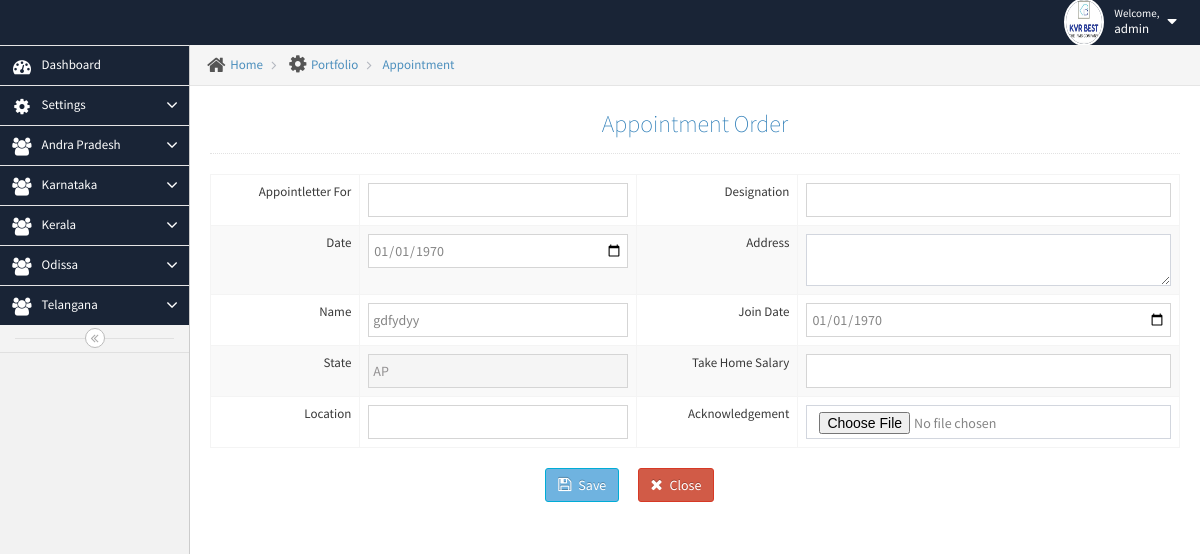
The page /edit_ao.php?state=AP&id=104 (signed in) on the database its author committed.
### tables this page shows
CREATE TABLE `emps` (
  `empid` int(11) NOT NULL,
  `esic_number` varchar(60) NOT NULL,
  `emp_name` varchar(150) NOT NULL,
  `DOB` varchar(70) NOT NULL,
  `gender` varchar(100) NOT NULL,
  `maritalstatus` varchar(100) NOT NULL,
  `contactno` varchar(100) NOT NULL,
  `fname` varchar(150) NOT NULL,
  `fnumber` varchar(100) NOT NULL,
  `fdob` varchar(100) NOT NULL,
  `fadharno` varchar(80) NOT NULL,
  `fphoto` varchar(100) NOT NULL,
  `mname` varchar(150) NOT NULL,
  `mdob` varchar(100) NOT NULL,
  `madharno` varchar(80) NOT NULL,
  `mophoto` varchar(100) NOT NULL,
  `wname` varchar(150) NOT NULL,
  `sdob` varchar(100) NOT NULL,
  `sadharno` varchar(80) NOT NULL,
  `sphoto` varchar(100) NOT NULL,
  `relation` varchar(150) NOT NULL,
  `rno` varchar(100) NOT NULL,
  `nok` varchar(100) NOT NULL,
  `bg` varchar(100) NOT NULL,
  `childname` varchar(200) NOT NULL,
  `adharcardno` varchar(100) NOT NULL,
  `adharphoto` varchar(100) NOT NULL,
  `adharphotoback` varchar(100) NOT NULL,
  `mcertificate` varchar(150) NOT NULL,
  `mphoto` varchar(100) NOT NULL,
  `address` varchar(150) NOT NULL,
  `state` varchar(100) NOT NULL,
  `qualification` varchar(150) NOT NULL,
  `qualphoto` varchar(100) NOT NULL,
  `DOJ` varchar(100) NOT NULL,
  `designation` varchar(150) NOT NULL,
  `uan` varchar(100) NOT NULL,
  `pan` varchar(100) NOT NULL,
  `panphoto` varchar(100) NOT NULL,
  `ESI_NO` varchar(100) NOT NULL,
  `PFNO` varchar(100) NOT NULL,
  `photo` varchar(100) NOT NULL,
  `stat` varchar(80) NOT NULL,
  `status` varchar(100) NOT NULL,
  `emp_email` varchar(150) NOT NULL,
  `user` varchar(150) NOT NULL,
  `employeeid` varchar(50) NOT NULL,
  `username` varchar(150) NOT NULL,
  `password` varchar(150) NOT NULL,
  `licimg` varchar(100) NOT NULL,
  `empsign` varchar(150) NOT NULL,
  `permaddress` varchar(200) NOT NULL,
  `localaddress` varchar(200) NOT NULL,
  `refeaddress` varchar(200) NOT NULL,
  `licensestatus` varchar(100) NOT NULL,
  `tservices` varchar(100) NOT NULL,
  `managerial` varchar(100) NOT NULL,
  `sitename` varchar(150) NOT NULL,
  `tools` varchar(150) NOT NULL,
  `stutas` varchar(100) NOT NULL,
  `sal_th` varchar(100) NOT NULL,
  `appointmentcategory` varchar(80) NOT NULL,
  `apt_date` varchar(80) NOT NULL,
  `file` varchar(80) NOT NULL,
  `branch` varchar(80) NOT NULL,
  `mole1` varchar(150) NOT NULL,
  `mole2` varchar(150) NOT NULL,
  `fromdate` varchar(80) NOT NULL,
  `todate` varchar(80) NOT NULL
);

### edit_ao.php (the view, shortened to what this page needs)
<?php
$state = $_GET['state'];
if ($_SESSION['user']) {
?>
    <!DOCTYPE html>
    <html lang="en">
    <?php include 'template/headerfile.php'; ?>
    <link rel="stylesheet" href="http://ajax.googleapis.com/ajax/libs/jqueryui/1.10.1/themes/base/minified/jquery-ui.min.css" type="text/css" />
    <body class="no-skin">
        <?php include 'template/logo.php'; ?>
        <div class="main-container ace-save-state" id="main-container">
            <div id="sidebar" class="sidebar                  responsive                    ace-save-state">
                <?php include 'template/sidemenu.php' ?>
                <div class="sidebar-toggle sidebar-collapse" id="sidebar-collapse">
                    <i id="sidebar-toggle-icon" class="ace-icon fa fa-angle-double-left ace-save-state" data-icon1="ace-icon fa fa-angle-double-left" data-icon2="ace-icon fa fa-angle-double-right"></i>
                </div>
            </div>
            <div class="main-content">
                <div class="main-content-inner">
                    <div class="breadcrumbs ace-save-state" id="breadcrumbs">
                        <ul class="breadcrumb">
                            <li>
                                <i class="ace-icon fa fa-home home-icon"></i>
                                <a href="#">Home</a>
                            </li>
                            <li>
                                <i class="ace-icon fa fa-cog home-icon"></i>
                                <a href="qot_list"> Portfolio </a>
                            </li>
                            <li>
                                <a href=""> Appointment</a>
                            </li>
                        </ul>
                    </div>
                    <div class="page-content">
                        <div class="page-header">
                            <h1 align="center">
                                Appointment Order
                            </h1>
                        </div>
                        <?php $id = $_GET['id'];
                        $res = mysqli_query($link, "select * from emps where empid='$id'") or die(mysqli_error());
                        $rw = mysqli_fetch_array($res) or die(mysqli_error());
                        ?>
                        <div class="row">
                            <div class="col-xs-12">
                                <div class="row">
                                    <div class="col-xs-12">
                                        <form name="frm" method="post" action="apoint_suc.php?state=<?php echo $state; ?>" enctype="multipart/form-data">
                                            <table class="table table-striped table-bordered table-hover">
                                                <tr>
                                                <tr>
                                                    <td align="right">Appointletter For</td>
                                                    <td align="left">
                                             <input type="text" value="<?php echo $rw['appointmentcategory'] ?>" class="form-control" name="letter_for" id="category"></td>
                                                    <td align="right">Designation</td>
                                                    <td align="left"><input type="text" value="<?php echo $rw['designation'] ?>" class="form-control" name="desig" id="desig"></td>
                                                </tr>
                                                <tr>
                                                    <td align="right">Date</td>
                                                    <td><input type="date" name="apdate" id="apdate" value="<?php echo date('Y-m-d', strtotime($rw["apt_date"])) ?>" class="form-control"></td>
                                                    <td align="right">Address</td>
                                                    <td align="left">
                                                        <textarea required name="address" id="address" class="form-control"><?php echo $rw['address'] ?></textarea>
                                                    </td>
                                                </tr>
                                                <tr>
                                                    <td align="right">Name</td>
                                                    <td align="left"><input type="text" value="<?php echo $rw['emp_name'] ?>" class="form-control" name="name" id="name"></td>
                                                    <td align="right">Join Date</td>
                                                    <td><input type="date" name="join_date" id="join_date" value="<?php echo date('Y-m-d', strtotime($rw["DOJ"])) ?>" class="form-control"></td>
                                                </tr>
                                                <tr>
                                                    <td align="right">State</td>
                                                    <td align="left">
                                                        <input type="text" value="<?php echo $rw['state'] ?>" readonly class="form-control" name="state" id="state">
                                                    </td>
                                                    <td align="right">Take Home Salary</td>
                                                    <td>
                                                        <input type="text" required name="sal_th" id="sal_th" value="<?php echo $rw['sal_th'] ?>" class="form-control">
                                                    </td>
                                                   </tr>
                                                <tr>
                                                    <td align="right">Location</td>
                                                    <td align="left">
                                                        <input type="text" value="<?php echo $rw['branch'] ?>" class="form-control" name="location" id="location">
                                                    </td>
                                                    <td align="right">Acknowledgement</td><td align="left">
										<input type="file" required name="file"class="form-control" accept=".pdf"value="<?php echo $rw['file'];?>"/></td>
                                                </tr>
                                            </table>
                                            <div>
                                                <div class="form-group">
                                                    <div class="col-md-offset-4 col-md-8">
                                                        <button class="btn btn-info" type="submit" name="update" id="update">
                                                            <i class="ace-icon fa fa-save bigger-110"></i>
                                                            Save
                                                        </button>
                                                        <a href="al_list.php?state=<?php echo $state;?>"><button class="btn btn-danger" type="button" name="button" id="Close">
                                                                <i class="ace-icon fa fa-close bigger-110"></i>
                                                                Close
                                                            </button></a>
                                                    </div>
                                                </div>
                                        </form>
                                    </div>
                                </div>
                            </div>
                        </div>
                    </div>
                </div>
            </div>
    </body>
    </html>
<?php
} else {
    session_destroy();
    session_unset();
    header('Location:index.php?authentication failed');
}
?>

### rows shown on the page
emps: apdate "01/01/1970", name "gdfydyy", join_date "01/01/1970", state "AP"

### other values the page prints
$name "admin"
